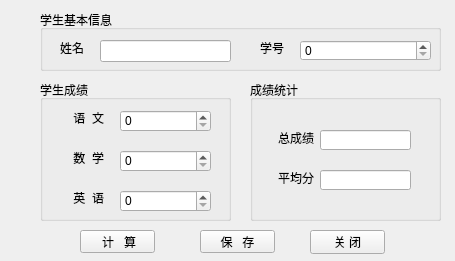
<?xml version="1.0" encoding="UTF-8"?>
<ui version="4.0">
 <class>Form</class>
 <widget class="QWidget" name="Form">
  <property name="geometry">
   <rect>
    <x>0</x>
    <y>0</y>
    <width>455</width>
    <height>261</height>
   </rect>
  </property>
  <property name="windowTitle">
   <string>Form</string>
  </property>
  <widget class="QGroupBox" name="groupBox">
   <property name="geometry">
    <rect>
     <x>40</x>
     <y>80</y>
     <width>191</width>
     <height>141</height>
    </rect>
   </property>
   <property name="title">
    <string>学生成绩</string>
   </property>
   <widget class="QLabel" name="label">
    <property name="geometry">
     <rect>
      <x>10</x>
      <y>30</y>
      <width>54</width>
      <height>16</height>
     </rect>
    </property>
    <property name="text">
     <string>语  文</string>
    </property>
    <property name="alignment">
     <set>Qt::AlignRight|Qt::AlignTrailing|Qt::AlignVCenter</set>
    </property>
   </widget>
   <widget class="QLabel" name="label_2">
    <property name="geometry">
     <rect>
      <x>10</x>
      <y>70</y>
      <width>54</width>
      <height>16</height>
     </rect>
    </property>
    <property name="text">
     <string>数  学</string>
    </property>
    <property name="alignment">
     <set>Qt::AlignRight|Qt::AlignTrailing|Qt::AlignVCenter</set>
    </property>
   </widget>
   <widget class="QLabel" name="label_3">
    <property name="geometry">
     <rect>
      <x>10</x>
      <y>110</y>
      <width>54</width>
      <height>16</height>
     </rect>
    </property>
    <property name="text">
     <string>英  语</string>
    </property>
    <property name="alignment">
     <set>Qt::AlignRight|Qt::AlignTrailing|Qt::AlignVCenter</set>
    </property>
   </widget>
   <widget class="QSpinBox" name="chinese">
    <property name="geometry">
     <rect>
      <x>80</x>
      <y>30</y>
      <width>91</width>
      <height>22</height>
     </rect>
    </property>
   </widget>
   <widget class="QSpinBox" name="math">
    <property name="geometry">
     <rect>
      <x>80</x>
      <y>70</y>
      <width>91</width>
      <height>22</height>
     </rect>
    </property>
   </widget>
   <widget class="QSpinBox" name="english">
    <property name="geometry">
     <rect>
      <x>80</x>
      <y>110</y>
      <width>91</width>
      <height>22</height>
     </rect>
    </property>
   </widget>
  </widget>
  <widget class="QGroupBox" name="groupBox_2">
   <property name="geometry">
    <rect>
     <x>250</x>
     <y>80</y>
     <width>191</width>
     <height>141</height>
    </rect>
   </property>
   <property name="title">
    <string>成绩统计</string>
   </property>
   <widget class="QLabel" name="label_4">
    <property name="geometry">
     <rect>
      <x>10</x>
      <y>50</y>
      <width>54</width>
      <height>16</height>
     </rect>
    </property>
    <property name="text">
     <string>总成绩</string>
    </property>
    <property name="alignment">
     <set>Qt::AlignRight|Qt::AlignTrailing|Qt::AlignVCenter</set>
    </property>
   </widget>
   <widget class="QLabel" name="label_5">
    <property name="geometry">
     <rect>
      <x>10</x>
      <y>90</y>
      <width>54</width>
      <height>16</height>
     </rect>
    </property>
    <property name="text">
     <string>平均分</string>
    </property>
    <property name="alignment">
     <set>Qt::AlignRight|Qt::AlignTrailing|Qt::AlignVCenter</set>
    </property>
   </widget>
   <widget class="QLineEdit" name="total">
    <property name="geometry">
     <rect>
      <x>70</x>
      <y>50</y>
      <width>91</width>
      <height>20</height>
     </rect>
    </property>
    <property name="readOnly">
     <bool>true</bool>
    </property>
   </widget>
   <widget class="QLineEdit" name="average">
    <property name="geometry">
     <rect>
      <x>70</x>
      <y>90</y>
      <width>91</width>
      <height>20</height>
     </rect>
    </property>
    <property name="readOnly">
     <bool>true</bool>
    </property>
   </widget>
  </widget>
  <widget class="QPushButton" name="btnCalculate">
   <property name="geometry">
    <rect>
     <x>80</x>
     <y>230</y>
     <width>75</width>
     <height>23</height>
    </rect>
   </property>
   <property name="text">
    <string> 计   算</string>
   </property>
  </widget>
  <widget class="QPushButton" name="btnSave">
   <property name="geometry">
    <rect>
     <x>200</x>
     <y>230</y>
     <width>75</width>
     <height>23</height>
    </rect>
   </property>
   <property name="text">
    <string>保   存</string>
   </property>
  </widget>
  <widget class="QPushButton" name="btnClose">
   <property name="geometry">
    <rect>
     <x>310</x>
     <y>230</y>
     <width>75</width>
     <height>24</height>
    </rect>
   </property>
   <property name="text">
    <string>关 闭</string>
   </property>
  </widget>
  <widget class="QGroupBox" name="groupBox_3">
   <property name="geometry">
    <rect>
     <x>40</x>
     <y>10</y>
     <width>401</width>
     <height>61</height>
    </rect>
   </property>
   <property name="title">
    <string>学生基本信息</string>
   </property>
   <widget class="QLabel" name="label_6">
    <property name="geometry">
     <rect>
      <x>20</x>
      <y>30</y>
      <width>55</width>
      <height>16</height>
     </rect>
    </property>
    <property name="text">
     <string>姓名</string>
    </property>
   </widget>
   <widget class="QLabel" name="label_7">
    <property name="geometry">
     <rect>
      <x>220</x>
      <y>30</y>
      <width>31</width>
      <height>16</height>
     </rect>
    </property>
    <property name="text">
     <string>学号</string>
    </property>
   </widget>
   <widget class="QLineEdit" name="name">
    <property name="geometry">
     <rect>
      <x>60</x>
      <y>30</y>
      <width>131</width>
      <height>22</height>
     </rect>
    </property>
   </widget>
   <widget class="QSpinBox" name="number">
    <property name="geometry">
     <rect>
      <x>260</x>
      <y>30</y>
      <width>131</width>
      <height>21</height>
     </rect>
    </property>
    <property name="maximum">
     <number>1000</number>
    </property>
   </widget>
  </widget>
 </widget>
 <resources/>
 <connections>
  <connection>
   <sender>btnClose</sender>
   <signal>clicked()</signal>
   <receiver>Form</receiver>
   <slot>close()</slot>
   <hints>
    <hint type="sourcelabel">
     <x>341</x>
     <y>279</y>
    </hint>
    <hint type="destinationlabel">
     <x>454</x>
     <y>268</y>
    </hint>
   </hints>
  </connection>
 </connections>
</ui>
